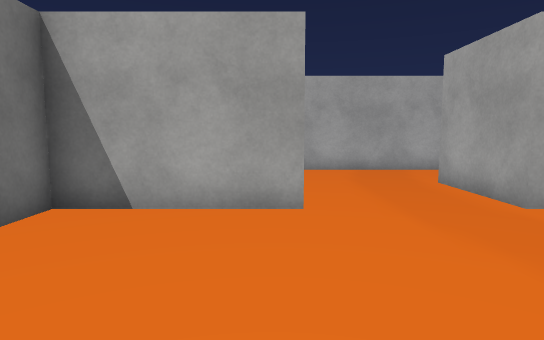
View 1 (above)

16 first-person views from a walk through a scene from a Unity 3-D project. The camera is 1.2 m above the floor, tilts 6° down and sees 75° across. The floor is counted in squares, 1 m on a side. Each view is taken from the middle of a square. On the plan, view 1 faces up. The plan holds only what a view shows up to about 14 squares ahead; the rest is blank. The player character is not drawn. Some surface patterns are stand-ins.

View 2
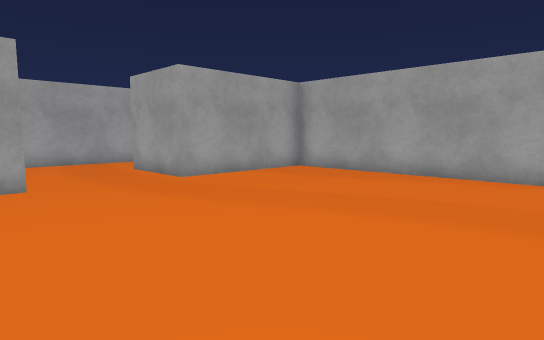

View 3
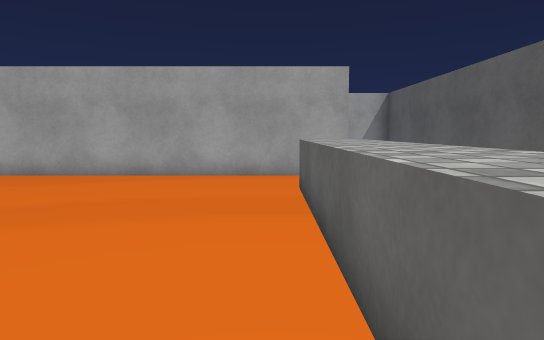

View 4
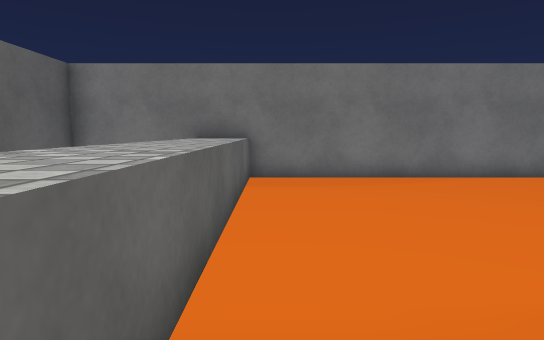

View 5
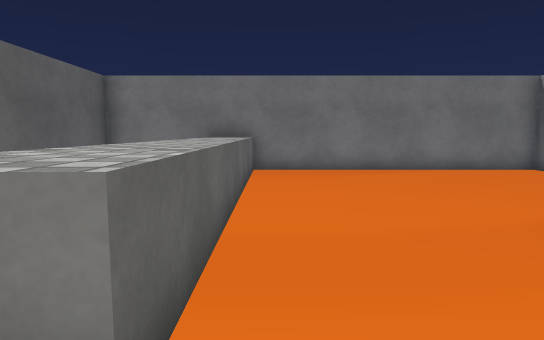

View 6
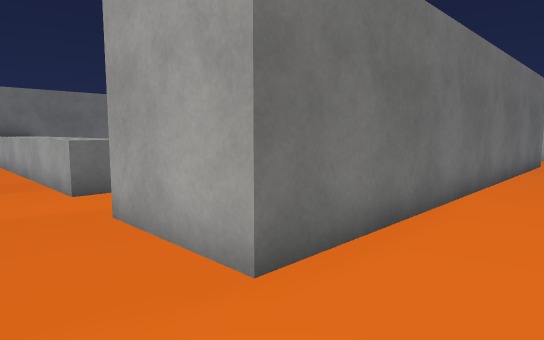

View 7
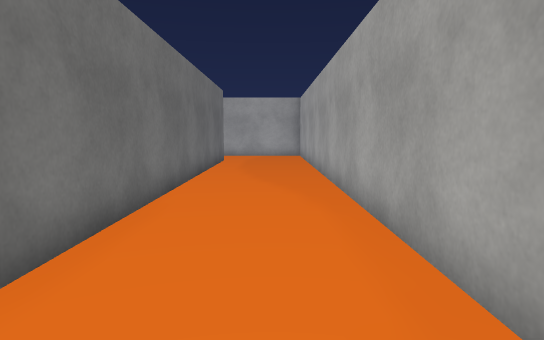

View 8
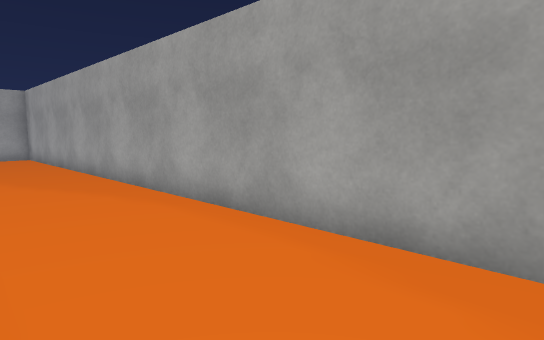

View 9
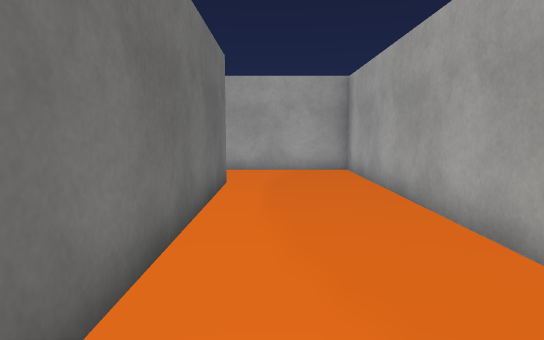

View 10
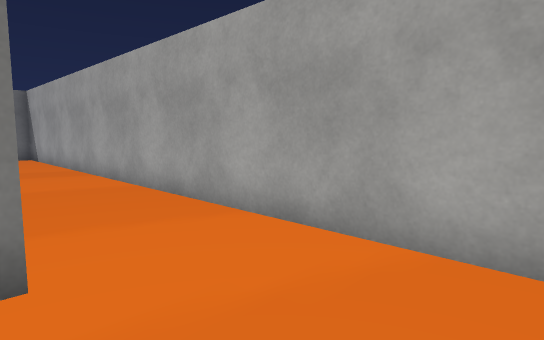

View 11
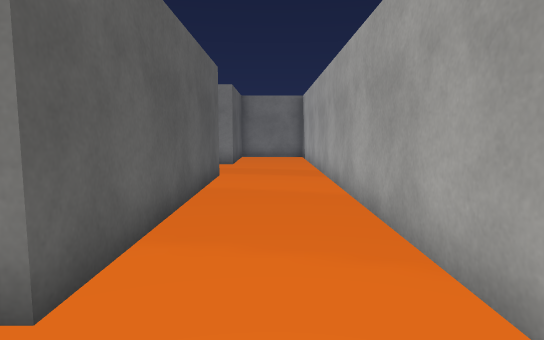

View 12
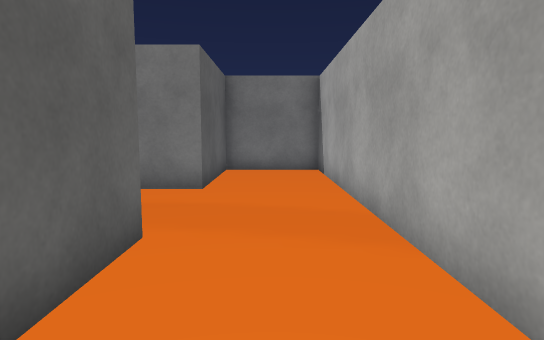

View 13
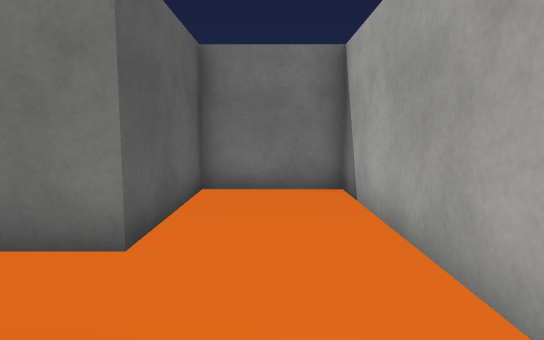

View 14
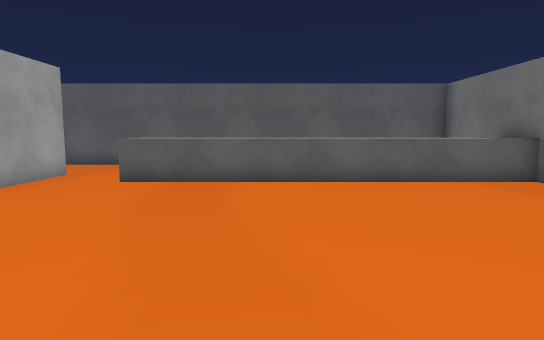

View 15
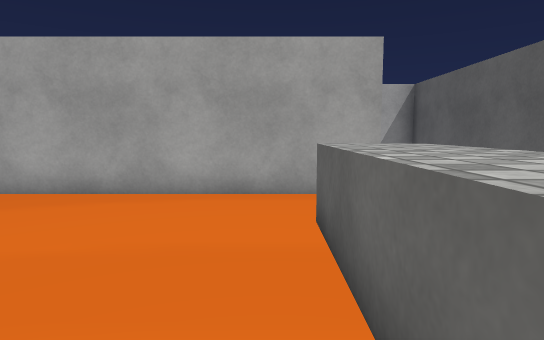

View 16
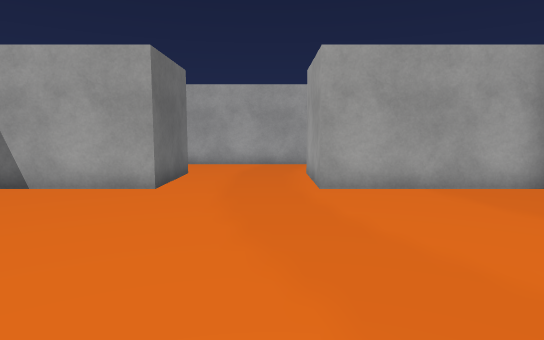

### Floor plan
Key: @ floor where view 1 was taken; # wall or solid block; . floor; ^ raised ledge.
Columns run from 4 left of view 1 to 16 right of it. Each row starts with its distance up from view 1.
 12 #####################
 11 #...................#
 10 #...................#
  9 #...................#
  8 #####...#########...#
  7 #####...######  #...#
  6 #####...######  #...#
  5 #............#  #...#
  4 #............#  #...#
  3 #............#  #...#
  2 #............#  #...#
  1 #............#  #...#
  0 #...@........#  #...#
 -1 #............#  #...#
 -2 #............#  #...#
 -3 #............#  #...#
 -4 ^^^^^^^^^^^^.#  #...#
 -5 #^^^^^^^^^^..####...#
 -6 #      .............#
 -7 #           ........#
 -8 #####################

Where each view was taken, in squares from view 1:
view 1: 0 up, 0 right, facing up
view 2: 3 down, 1 left, facing up-right
view 3: 3 down, 1 left, facing right
view 4: 3 down, 6 right, facing left
view 5: 3 down, 8 right, facing left
view 6: 7 down, 14 right, facing up-left
view 7: 7 down, 14 right, facing up
view 8: 7 down, 12 right, facing up-right
view 9: 0 up, 13 right, facing up
view 10: 8 up, 15 right, facing up-left
view 11: 10 up, 14 right, facing left
view 12: 10 up, 8 right, facing left
view 13: 10 up, 4 right, facing left
view 14: 5 up, 3 right, facing down
view 15: 3 down, 2 right, facing right
view 16: 2 down, 3 right, facing up
